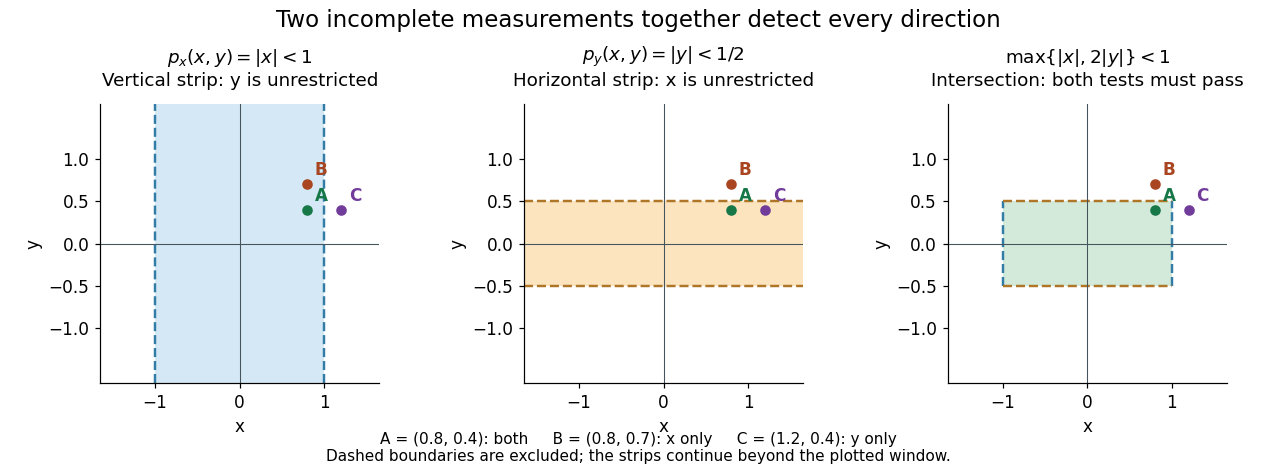

Reproduce this figure in Python.
"""Coordinate seminorm strips and their intersection.

Tested with Python 3.14.4, NumPy 2.3.5 and Matplotlib 3.10.7.
Run from _media; the basename PNG is written to the current directory.
"""

from pathlib import Path

import matplotlib

matplotlib.use("Agg")
import matplotlib.pyplot as plt
from matplotlib.patches import Rectangle
import numpy as np


def main():
    plt.rcParams.update({"font.size": 11, "axes.titlesize": 12})
    fig, axes = plt.subplots(1, 3, figsize=(11.6, 4.3), dpi=110)
    a, b, limit = 1.0, 0.5, 1.65
    points = np.array([[0.8, 0.4], [0.8, 0.7], [1.2, 0.4]])
    labels = ["A", "B", "C"]
    colors = ["#167747", "#a94621", "#713b9a"]
    assert np.array_equal(np.all(np.abs(points) < [a, b], axis=1), [True, False, False])
    definitions = [
        (r"$p_x(x,y)=|x|<1$", "Vertical strip: y is unrestricted", (-a, -limit, 2*a, 2*limit), "#d4e9f5"),
        (r"$p_y(x,y)=|y|<1/2$", "Horizontal strip: x is unrestricted", (-limit, -b, 2*limit, 2*b), "#fce4bf"),
        (r"$\max\{|x|,2|y|\}<1$", "Intersection: both tests must pass", (-a, -b, 2*a, 2*b), "#d3eadb"),
    ]
    for i, (ax, (title, subtitle, box, fill)) in enumerate(zip(axes, definitions)):
        ax.add_patch(Rectangle(box[:2], box[2], box[3], facecolor=fill, edgecolor="none", zorder=0))
        if i != 1:
            for x in [-a, a]:
                extent = (-limit, limit) if i == 0 else (-b, b)
                ax.plot([x, x], extent, "--", color="#337ca6", lw=1.6)
        if i != 0:
            for y in [-b, b]:
                extent = (-limit, limit) if i == 1 else (-a, a)
                ax.plot(extent, [y, y], "--", color="#af7627", lw=1.6)
        ax.axhline(0, color="#45545d", lw=0.7)
        ax.axvline(0, color="#45545d", lw=0.7)
        for point, label, color in zip(points, labels, colors):
            ax.scatter(*point, color=color, s=35, zorder=3)
            ax.annotate(label, point, xytext=(5, 6), textcoords="offset points", color=color, weight="bold")
        ax.set(xlim=(-limit, limit), ylim=(-limit, limit), xlabel="x", ylabel="y", aspect="equal")
        ax.set_xticks([-1, 0, 1])
        ax.set_yticks([-1, -0.5, 0, 0.5, 1])
        ax.set_title(title + "\n" + subtitle, pad=12)
        ax.spines[["top", "right"]].set_visible(False)
    fig.suptitle("Two incomplete measurements together detect every direction", fontsize=15, y=.98)
    fig.text(.5, .025, "A = (0.8, 0.4): both     B = (0.8, 0.7): x only     C = (1.2, 0.4): y only\nDashed boundaries are excluded; the strips continue beyond the plotted window.", ha="center", fontsize=10)
    fig.subplots_adjust(left=.055, right=.985, bottom=.19, top=.78, wspace=.25)
    fig.savefig(Path.cwd() / Path(__file__).with_suffix(".png").name, facecolor="white", transparent=False)
    plt.close(fig)


if __name__ == "__main__":
    main()
